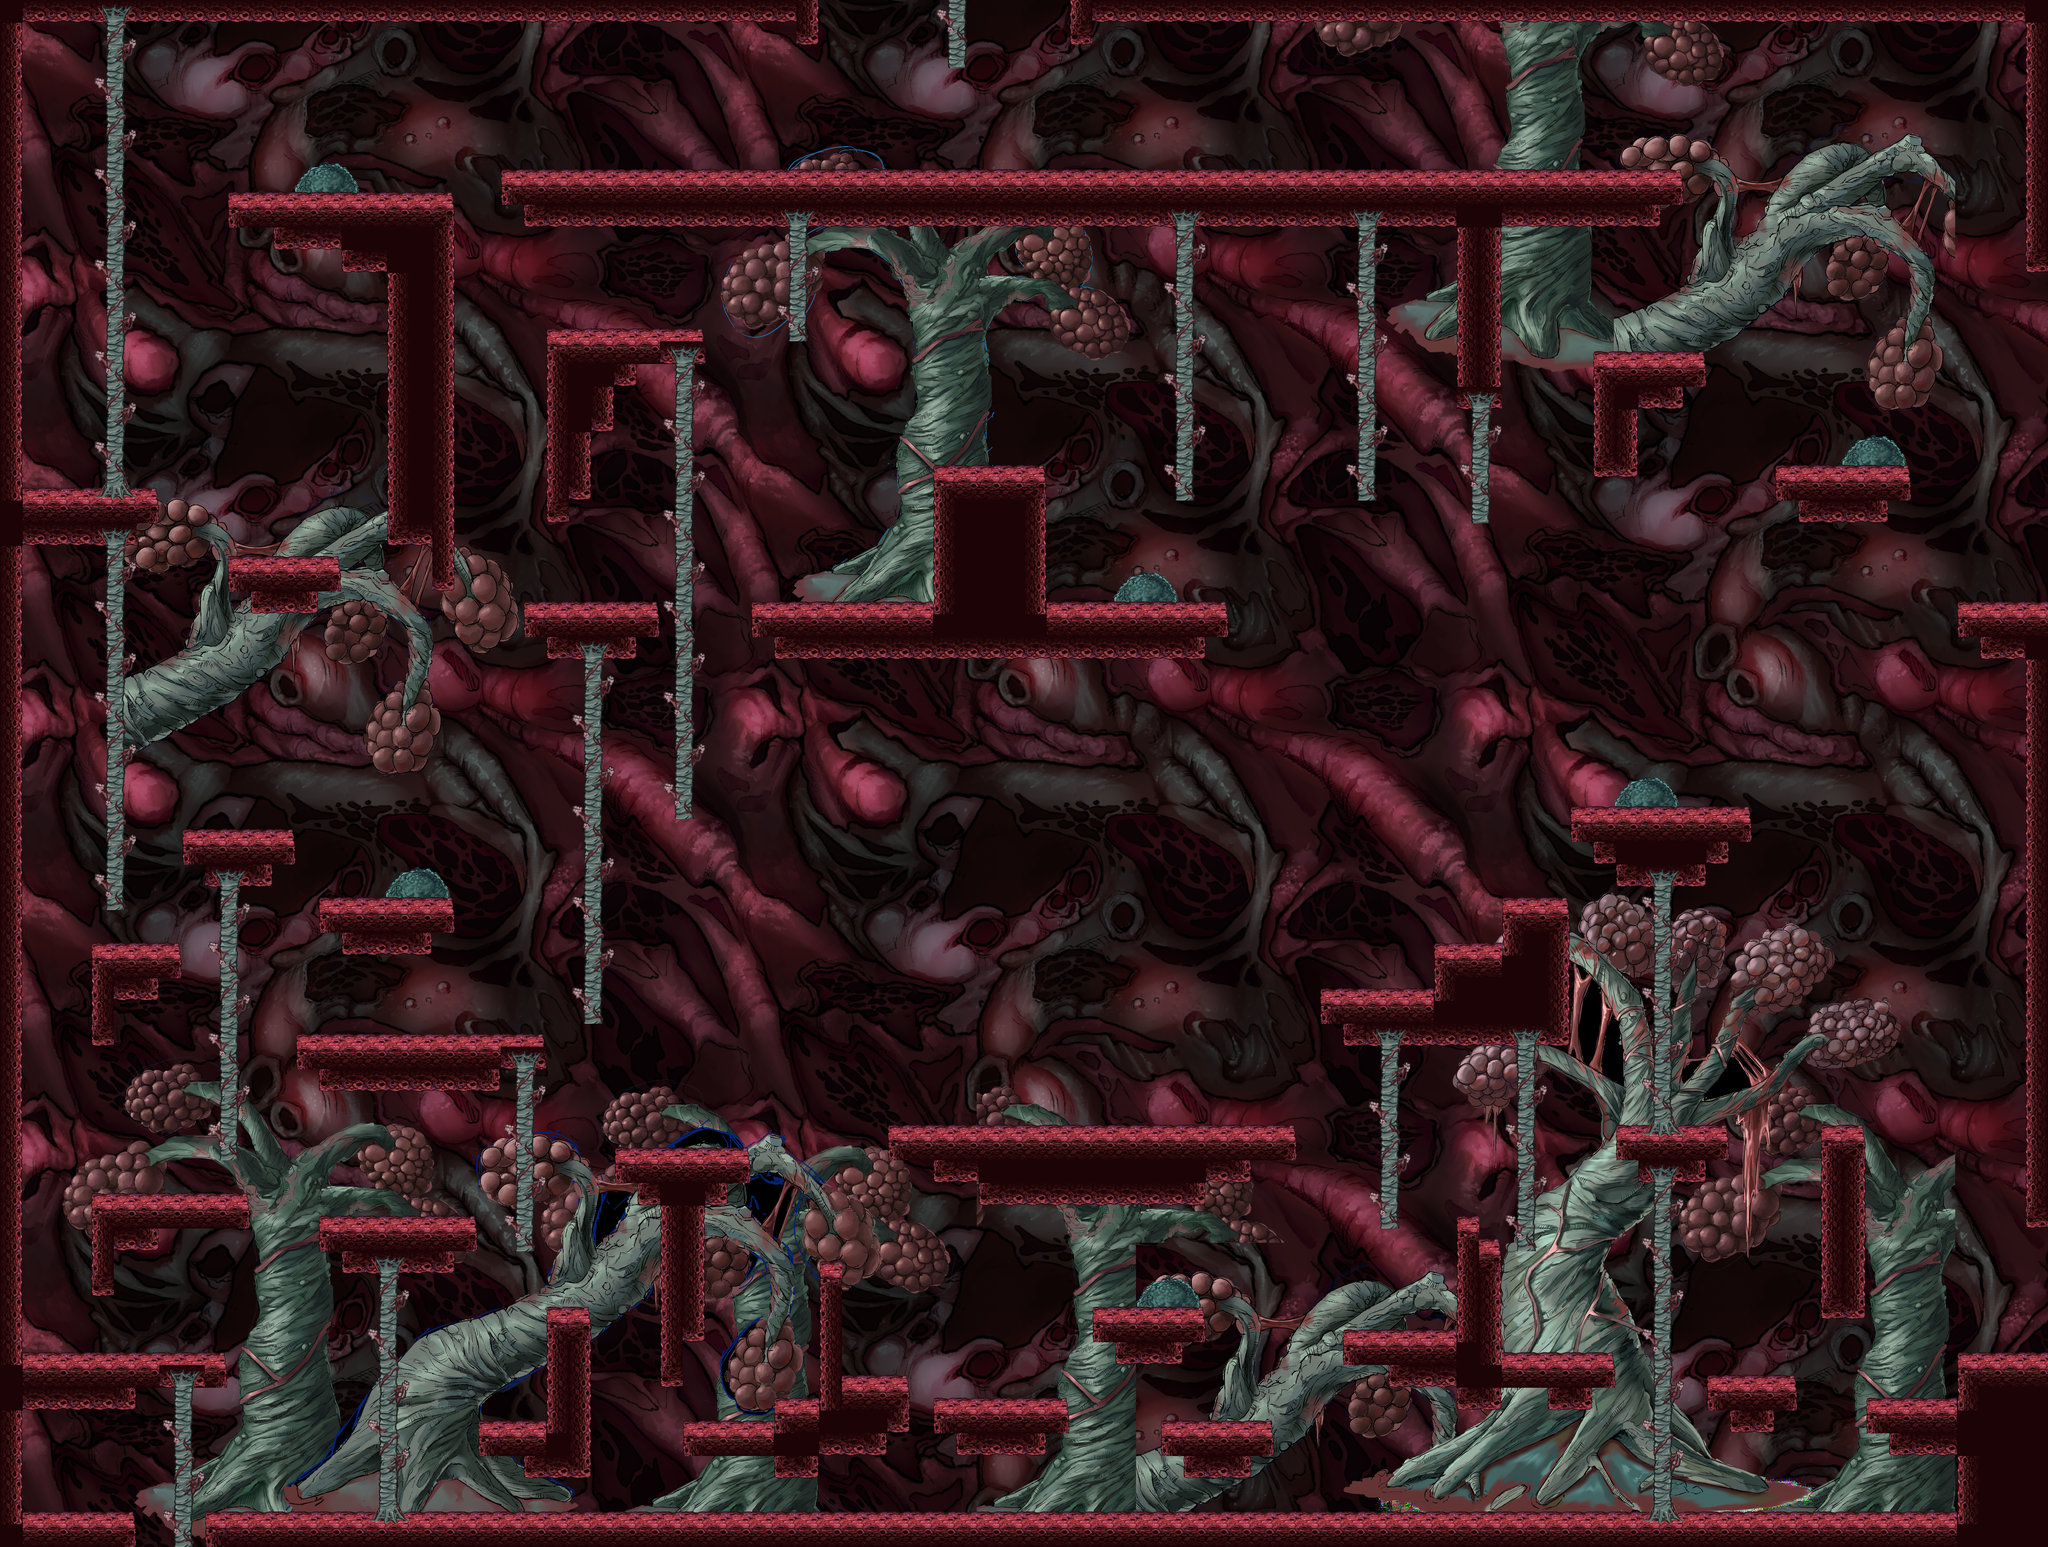

The image is a tile-based game level rendered from a .tmx file. Its description and source (layers, tilesets, objects; grid data summarised) follow:
An orthogonal 90x68 tile map with 64x64 px tiles, 5 tile layers (Background, Navigation, Middleground, Solid, ...), 1 hidden layer not drawn, 7 tilesets and 28 objects (17x Climbable, 6x Enemy, 4x Door, Player).

<map version="1.10" tiledversion="1.11.2" orientation="orthogonal" renderorder="right-down" width="90" height="68" tilewidth="64" tileheight="64" infinite="0" nextlayerid="10" nextobjectid="34">
 <properties>
  <property name="Draw" type="bool" value="true" />
 </properties>
 <tileset firstgid="1" name="atlas_2.4" tilewidth="64" tileheight="64" tilecount="256" columns="16">
  <image source="atlas_2.4.png" width="1024" height="1024" />
 </tileset>
 <tileset firstgid="257" name="TileMetadata" tilewidth="64" tileheight="64" tilecount="2" columns="2">
  <image source="TileMetadata.png" width="128" height="64" />
 </tileset>
 <tileset firstgid="259" name="Middleground_Pulmon" tilewidth="6109" tileheight="4386" tilecount="1" columns="1">
  <image source="../Textures/Backgrounds/Pulmones/Middleground_Sala10.png" width="6109" height="4386" />
 </tileset>
 <tileset firstgid="260" name="atñas_2.6" tilewidth="64" tileheight="64" tilecount="256" columns="16">
  <image source="atñas_2.6.png" width="1024" height="1024" />
 </tileset>
 <tileset firstgid="516" name="BACKGROUND" tilewidth="64" tileheight="64" tilecount="608" columns="32">
  <image source="../Textures/Backgrounds/Pulmones/Background Pulmon 1.png" width="2048" height="1216" />
 </tileset>
 <tileset firstgid="1124" name="middle2" tilewidth="64" tileheight="64" tilecount="990" columns="33">
  <image source="../Textures/Backgrounds/Pulmones/Abeoles3.png" width="2160" height="1920" />
 </tileset>
 <tileset firstgid="2114" name="middle3" tilewidth="64" tileheight="64" tilecount="990" columns="33">
  <image source="../Textures/Backgrounds/Pulmones/Abeoles2.png" width="2160" height="1920" />
 </tileset>
 <layer id="6" name="Background" width="90" height="68" parallaxx="1.1" parallaxy="1.1">
  <properties>
   <property name="Draw" type="bool" value="true" />
  </properties>
  <data>[6120 cells, 6120 non-empty, 608 distinct tile ids]</data>
 </layer>
 <layer id="9" name="Navigation" width="90" height="68">
  <properties>
   <property name="Navigation" type="bool" value="true" />
  </properties>
  <data>[6120 cells, 0 non-empty, 0 distinct tile ids]</data>
 </layer>
 <layer id="8" name="Middleground" width="90" height="68" offsetx="-261.285" offsety="40.1977" parallaxx="1.2" parallaxy="1.2">
  <properties>
   <property name="Draw" type="bool" value="true" />
  </properties>
  <data>[6120 cells, 2539 non-empty, 773 distinct tile ids]</data>
 </layer>
 <layer id="1" name="Solid" width="90" height="68">
  <properties>
   <property name="Draw" type="bool" value="true" />
  </properties>
  <data>[6120 cells, 976 non-empty, 9 distinct tile ids]</data>
 </layer>
 <layer id="2" name="Map" width="90" height="68">
  <properties>
   <property name="Draw" type="bool" value="true" />
  </properties>
  <data>[6120 cells, 764 non-empty, 17 distinct tile ids]</data>
 </layer>
 <layer id="3" name="Collisions" width="90" height="68" visible="0">
  <data>[6120 cells, 863 non-empty, 1 distinct tile ids]</data>
 </layer>
 <objectgroup id="4" name="Entities">
  <object id="1" name="Door" type="Door" x="366.034" y="4335.82" width="239.931" height="24.3555">
   <properties>
    <property name="Destination" value="MapPulmo_Sala9.tmx" />
    <property name="Type" value="Door" />
    <property name="playerX" type="float" value="1570" />
    <property name="playerY" type="float" value="287" />
   </properties>
  </object>
  <object id="3" name="Door" type="Door" x="5740.03" y="3455.82" width="39.931" height="384.356">
   <properties>
    <property name="Destination" value="MapPulmo_Sala6.tmx" />
    <property name="Type" value="Door" />
    <property name="playerX" type="float" value="239" />
    <property name="playerY" type="float" value="242" />
   </properties>
  </object>
  <object id="5" name="Door" type="Door" x="5752.03" y="759.822" width="39.931" height="952.356">
   <properties>
    <property name="Destination" value="MapPulmo_Sala11.tmx" />
    <property name="Type" value="Door" />
    <property name="playerX" type="float" value="200" />
    <property name="playerY" type="float" value="869" />
   </properties>
  </object>
  <object id="6" name="Door" type="Door" x="2288.03" y="3.822" width="759.931" height="44.356">
   <properties>
    <property name="Destination" value="MapPulmo_Sala12.tmx" />
    <property name="Type" value="Door" />
    <property name="playerX" type="float" value="1200" />
    <property name="playerY" type="float" value="903" />
   </properties>
  </object>
  <object id="10" name="Player" type="Player" x="2622.97" y="316.339">
   <point />
  </object>
  <object id="11" name="Climbable" type="Climbable" x="1450.67" y="3008.54" width="48" height="509.579">
   <properties>
    <property name="Type" value="Climbable" />
   </properties>
  </object>
  <object id="12" name="Climbable" type="Climbable" x="1065.82" y="3582" width="48" height="677.579">
   <properties>
    <property name="Type" value="Climbable" />
   </properties>
  </object>
  <object id="13" name="Climbable" type="Climbable" x="491.818" y="3894" width="48" height="457.579">
   <properties>
    <property name="Type" value="Climbable" />
   </properties>
  </object>
  <object id="14" name="Climbable" type="Climbable" x="617.818" y="2494" width="48" height="765.579">
   <properties>
    <property name="Type" value="Climbable" />
   </properties>
  </object>
  <object id="15" name="Climbable" type="Climbable" x="299.818" y="1526" width="48" height="1029.58">
   <properties>
    <property name="Type" value="Climbable" />
   </properties>
  </object>
  <object id="16" name="Climbable" type="Climbable" x="299.818" y="50.9982" width="48" height="1341.58">
   <properties>
    <property name="Type" value="Climbable" />
   </properties>
  </object>
  <object id="17" name="Climbable" type="Climbable" x="1895.82" y="1019" width="48" height="1277.58">
   <properties>
    <property name="Type" value="Climbable" />
   </properties>
  </object>
  <object id="18" name="Climbable" type="Climbable" x="1643.82" y="1847" width="48" height="1025.58">
   <properties>
    <property name="Type" value="Climbable" />
   </properties>
  </object>
  <object id="19" name="Climbable" type="Climbable" x="2215.82" y="630.998" width="48" height="309.579">
   <properties>
    <property name="Type" value="Climbable" />
   </properties>
  </object>
  <object id="20" name="Climbable" type="Climbable" x="2667.82" y="6.99821" width="48" height="165.579">
   <properties>
    <property name="Type" value="Climbable" />
   </properties>
  </object>
  <object id="21" name="Climbable" type="Climbable" x="3307.82" y="634.998" width="48" height="765.579">
   <properties>
    <property name="Type" value="Climbable" />
   </properties>
  </object>
  <object id="22" name="Climbable" type="Climbable" x="3815.82" y="638.998" width="48" height="765.579">
   <properties>
    <property name="Type" value="Climbable" />
   </properties>
  </object>
  <object id="23" name="Climbable" type="Climbable" x="4139.82" y="1143" width="48" height="329.579">
   <properties>
    <property name="Type" value="Climbable" />
   </properties>
  </object>
  <object id="24" name="Climbable" type="Climbable" x="3883.82" y="2931" width="48" height="525.579">
   <properties>
    <property name="Type" value="Climbable" />
   </properties>
  </object>
  <object id="25" name="Climbable" type="Climbable" x="4263.82" y="2939" width="48" height="577.579">
   <properties>
    <property name="Type" value="Climbable" />
   </properties>
  </object>
  <object id="26" name="Climbable" type="Climbable" x="4647.82" y="2491" width="48" height="685.579">
   <properties>
    <property name="Type" value="Climbable" />
   </properties>
  </object>
  </objectgroup>
 <objectgroup id="5" name="Anim_Tiles" />
</map>
<!-- 7 of 28 objects omitted -->
